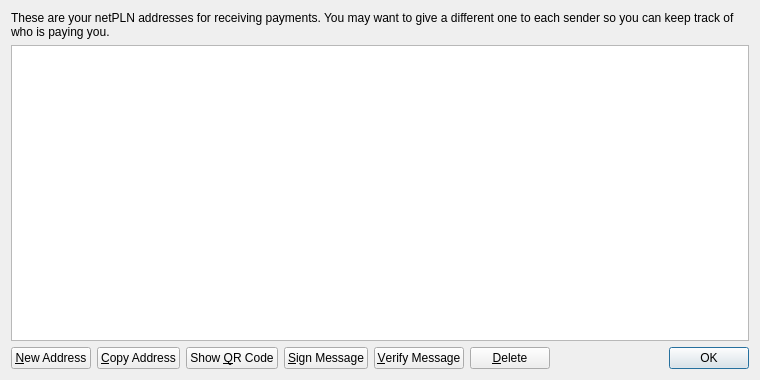
<?xml version="1.0" encoding="UTF-8"?>
<ui version="4.0">
 <class>AddressBookPage</class>
 <widget class="QWidget" name="AddressBookPage">
  <property name="geometry">
   <rect>
    <x>0</x>
    <y>0</y>
    <width>760</width>
    <height>380</height>
   </rect>
  </property>
  <property name="windowTitle">
   <string>Address Book</string>
  </property>
  <layout class="QVBoxLayout" name="verticalLayout">
   <item>
    <widget class="QLabel" name="labelExplanation">
     <property name="text">
      <string>These are your netPLN addresses for receiving payments. You may want to give a different one to each sender so you can keep track of who is paying you.</string>
     </property>
     <property name="textFormat">
      <enum>Qt::PlainText</enum>
     </property>
     <property name="wordWrap">
      <bool>true</bool>
     </property>
    </widget>
   </item>
   <item>
    <widget class="QTableView" name="tableView">
     <property name="contextMenuPolicy">
      <enum>Qt::CustomContextMenu</enum>
     </property>
     <property name="toolTip">
      <string>Double-click to edit address or label</string>
     </property>
     <property name="tabKeyNavigation">
      <bool>false</bool>
     </property>
     <property name="alternatingRowColors">
      <bool>true</bool>
     </property>
     <property name="selectionMode">
      <enum>QAbstractItemView::SingleSelection</enum>
     </property>
     <property name="selectionBehavior">
      <enum>QAbstractItemView::SelectRows</enum>
     </property>
     <property name="sortingEnabled">
      <bool>true</bool>
     </property>
     <attribute name="verticalHeaderVisible">
      <bool>false</bool>
     </attribute>
    </widget>
   </item>
   <item>
    <layout class="QHBoxLayout" name="horizontalLayout">
     <item>
      <widget class="QPushButton" name="newAddressButton">
       <property name="toolTip">
        <string>Create a new address</string>
       </property>
       <property name="text">
        <string>&amp;New Address</string>
       </property>
       <property name="icon">
        <iconset resource="../bitcoin.qrc">
         <normaloff>:/icons/add</normaloff>:/icons/add</iconset>
       </property>
      </widget>
     </item>
     <item>
      <widget class="QPushButton" name="copyToClipboard">
       <property name="toolTip">
        <string>Copy the currently selected address to the system clipboard</string>
       </property>
       <property name="text">
        <string>&amp;Copy Address</string>
       </property>
       <property name="icon">
        <iconset resource="../bitcoin.qrc">
         <normaloff>:/icons/editcopy</normaloff>:/icons/editcopy</iconset>
       </property>
      </widget>
     </item>
     <item>
      <widget class="QPushButton" name="showQRCode">
       <property name="text">
        <string>Show &amp;QR Code</string>
       </property>
       <property name="icon">
        <iconset resource="../bitcoin.qrc">
         <normaloff>:/icons/qrcode</normaloff>:/icons/qrcode</iconset>
       </property>
      </widget>
     </item>
     <item>
      <widget class="QPushButton" name="signMessage">
       <property name="toolTip">
        <string>Sign a message to prove you own an netPLN address</string>
       </property>
       <property name="text">
        <string>&amp;Sign Message</string>
       </property>
       <property name="icon">
        <iconset resource="../bitcoin.qrc">
         <normaloff>:/icons/edit</normaloff>:/icons/edit</iconset>
       </property>
      </widget>
     </item>
     <item>
      <widget class="QPushButton" name="verifyMessage">
       <property name="toolTip">
        <string>Verify a message to ensure it was signed with a specified Bitcoin address</string>
       </property>
       <property name="text">
        <string>&amp;Verify Message</string>
       </property>
       <property name="icon">
        <iconset resource="../bitcoin.qrc">
         <normaloff>:/icons/transaction_0</normaloff>:/icons/transaction_0</iconset>
       </property>
      </widget>
     </item>
     <item>
      <widget class="QPushButton" name="deleteButton">
       <property name="toolTip">
        <string>Delete the currently selected address from the list. Only sending addresses can be deleted.</string>
       </property>
       <property name="text">
        <string>&amp;Delete</string>
       </property>
       <property name="icon">
        <iconset resource="../bitcoin.qrc">
         <normaloff>:/icons/remove</normaloff>:/icons/remove</iconset>
       </property>
      </widget>
     </item>
     <item>
      <spacer name="horizontalSpacer">
       <property name="orientation">
        <enum>Qt::Horizontal</enum>
       </property>
       <property name="sizeHint" stdset="0">
        <size>
         <width>40</width>
         <height>20</height>
        </size>
       </property>
      </spacer>
     </item>
     <item>
      <widget class="QDialogButtonBox" name="buttonBox">
       <property name="sizePolicy">
        <sizepolicy hsizetype="Maximum" vsizetype="Fixed">
         <horstretch>0</horstretch>
         <verstretch>0</verstretch>
        </sizepolicy>
       </property>
       <property name="standardButtons">
        <set>QDialogButtonBox::Ok</set>
       </property>
      </widget>
     </item>
    </layout>
   </item>
  </layout>
 </widget>
 <resources>
  <include location="../bitcoin.qrc"/>
 </resources>
 <connections/>
</ui>
